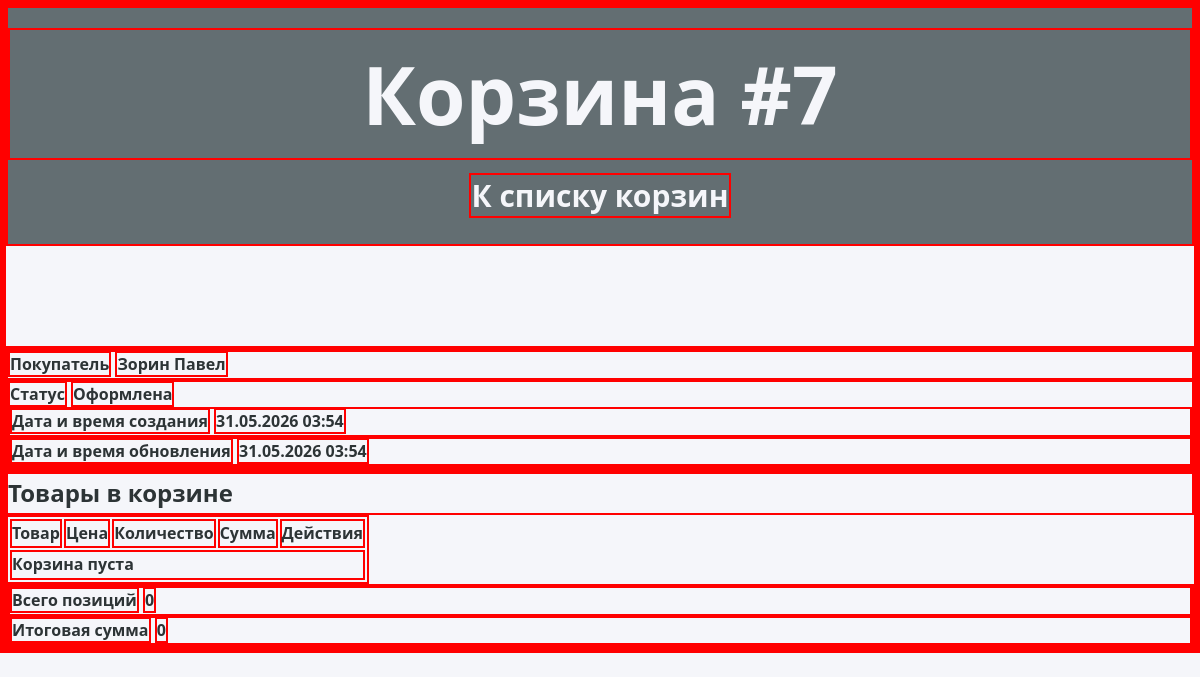
The page /carts/7/ on the database as committed earlier.
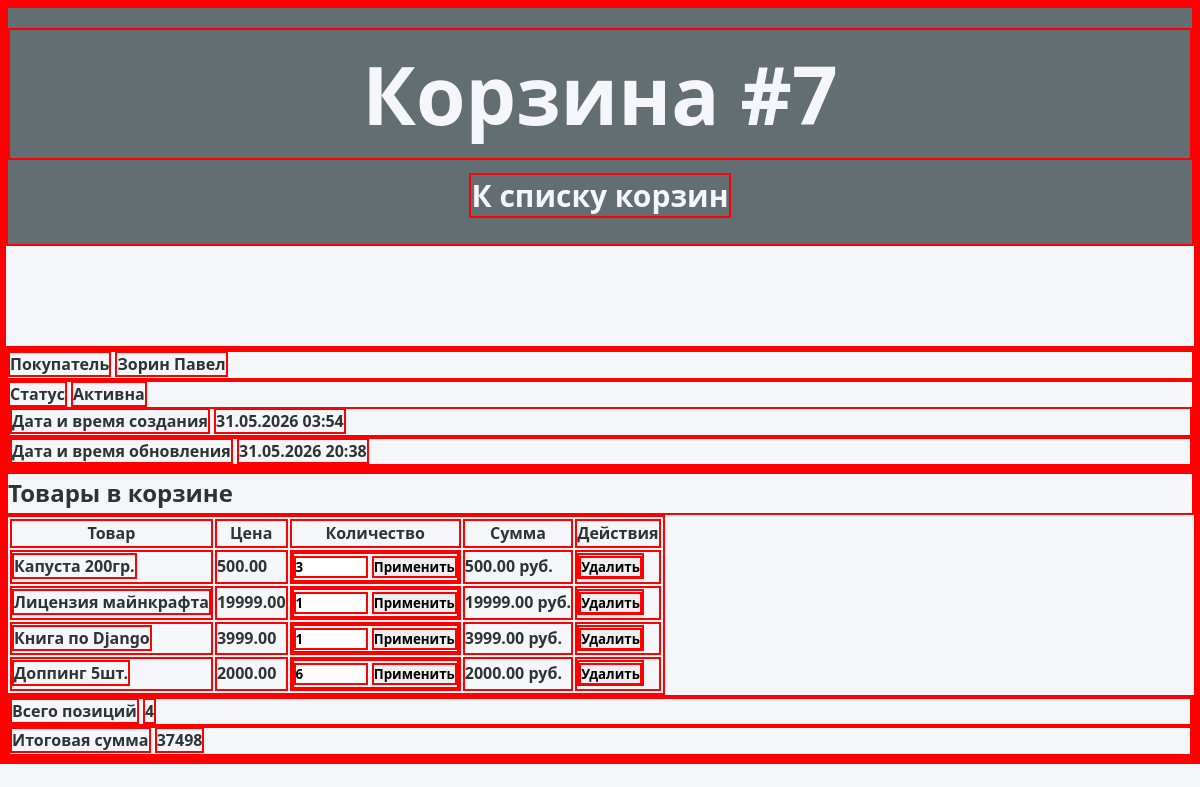
The same page on the database as committed later.
### store/models.py (models this page shows, shortened)
class Carts(models.Model):
    STATUS_CHOICES = (
        ("Active", "Активна"),
        ("Completed", "Оформлена"),
        ("Closed", "Неактивна")
    )
    customer = models.ForeignKey(Customers, on_delete=models.CASCADE, related_name="carts", verbose_name="Покупатель")
    status = models.CharField("Статус", max_length=20, choices=STATUS_CHOICES, default="Active")
    created_at = models.DateTimeField("Дата и время создания", auto_now_add=True)
    updated_at = models.DateTimeField("Дата и время обновления", auto_now=True)
    class Meta:
        verbose_name = "Корзина"
        verbose_name_plural = "Корзины"
        ordering = ["-updated_at", "-created_at"]
        """Строго максимум одна активная корзина на одного пользователя"""
        constraints = [models.UniqueConstraint(
            fields = ['customer'],
            condition=Q(status='active'),
            name='unique_active_cart_per_buyer'
        )]
    def total_price(self):
        result = self.products.aggregate(
            total=Sum(F('product__price') * F('quantity'), output_field=DecimalField())
        )
        return result['total'] or 0

class Customers(models.Model):
    name = models.CharField("Имя покупателя", max_length=100)
    email = models.EmailField("email", unique=True)
    phone = models.CharField("Телефон", max_length=20, blank=True)
    created_at = models.DateTimeField("Дата и время регистрации", auto_now_add=True)
    class Meta:
        verbose_name = "Покупатель"
        verbose_name_plural = "Покупатели"

class CartsProducts(models.Model):
    cart = models.ForeignKey(Carts, on_delete=models.CASCADE, related_name="products", verbose_name="Корзина")
    product = models.ForeignKey(Products, on_delete=models.CASCADE, verbose_name="Товар")
    quantity = models.PositiveIntegerField("Количество", default=1)
    class Meta:
        verbose_name = "Позиция корзины"
        verbose_name_plural = "Позиции"
        unique_together = ("cart", "product") # !!! Корзина и товары должны отображаться уникальные друг по отношению к другу

class Products(models.Model):
    name = models.CharField("Наименование товара", max_length=200)
    price = models.DecimalField("Цена", max_digits=10, decimal_places=2)
    description = models.TextField("Описание", blank=True)
    image = models.URLField("Ссылка на изображение", blank=True, null=True)
    class Meta:
        verbose_name = "Товар"
        verbose_name_plural = "Товары"

### store/views.py (the view, shortened to what this page needs)
# urls.py: path('carts/<int:cart_id>/', views.cart_detail, name='cart_detail'),
def cart_detail(request, cart_id):
    cart = get_object_or_404(
        Carts.objects.select_related('customer').prefetch_related('products__product'),
        id=cart_id
    )
    context = {
        'cart': cart,
        'products': Products.objects.all().order_by('name')
    }
    return render(request, 'carts/cart_detail.html', context)

### store/templates/carts/cart_detail.html (shortened to what this page needs)
{% load static %}
<!DOCTYPE html>
<html lang="en">
<head>
    <link rel="stylesheet" href="{% static 'store/css/cart_detail.css' %}">
</head>
<body>
    <div class="container">
        <div class="heading">
            <h1>Корзина #{{ cart.id }}</h1>
            <a href="{% url 'store:carts_list' %}" class="btn to-carts-btn">К списку корзин</a>
        </div>
    </div>
    <section class="cart-header">
        <div class="info-item">
            <span class="label">Покупатель</span>
            <span class="value">{{ cart.customer.name }}</span>
        </div>
        <div class="info-item">
            <span class="label">Статус</span>
            <span class="value status status-{{ cart.status|lower }}">{{ cart.get_status_display|default:cart.status }}</span>
        <div class="info-item">
            <span class="label">Дата и время создания</span>
            <span class="value">{{ cart.created_at|date:"d.m.Y H:i" }}</span>
        </div>
        <div class="info-item">
            <span class="label">Дата и время обновления</span>
            <span class="value">{{ cart.updated_at|date:"d.m.Y H:i" }}</span>
        </div>
    </section>
    <section class="cart-container">
        <h2>Товары в корзине</h2>
        <table>
            <thead>
                <tr>
                    <th>Товар</th>
                    <th>Цена</th>
                    <th>Количество</th>
                    <th>Сумма</th>
                    <th>Действия</th>
                </tr>
            </thead>
            <tbody>
                {% for item in cart.products.all %}
                <tr>
                    <td>
                        <span class="product-name">{{ item.product.name }}</span>
                    </td>
                    <td>{{ item.product.price|floatformat:2 }}</td>
                    <td>
                        <form method="POST" class="qty-form">
                            <input type="number" name="quantity" value="{{ item.quantity }}" min="1" max="99">
                            <button type="submit" class="btn-sm btn-update">Применить</button>
                        </form>
                    </td>
                    <td class="total-sum">{{ item.product.price|floatformat:2 }} руб.</td>
                    <td>
                        <form method="POST" action="{% url 'store:remove_from_cart' cart.id item.id %}" style="display:inline;">
                            <button type="submit" class="btn-sm btn-remove" onclick="return confirm('Удалить этот товар из корзины?');">
                                Удалить
                            </button>
                        </form>
                    </td>
                </tr>
                {% empty %}
                    <tr class="empty-row"><td colspan="5">Корзина пуста</td></tr>
                {% endfor %}
            </tbody>
        </table>
        <div class="totals">
            <div class="total-product">
                <span class="total-label">Всего позиций</span>
                <span class="total-value">{{ cart.products.count }}</span>
            </div>
            <div class="total-product">
                <span class="total-label">Итоговая сумма</span>
                <span class="total-value">{{ cart.total_price }}</span>
            </div>
        </div>
    </section>
</body>
</html>

### store/static/store/css/cart_detail.css (style rules this page uses)
:root { --primary: #2d3436; --secondary: #636e72; --accent: #0984e3; --light: #f5f6fa; --transition: 0.3s ease; }
* { margin: 0; padding: 0; box-sizing: border-box; font-family: 'Poppins', system-ui, sans-serif; font-weight: 650; border: 2px solid red; }
body { background: var(--light); color: var(--primary); line-height: 1.6; }
.heading { font-size: 40px; text-align: center; padding: 20px 0 20px 0; margin-bottom: 100px; color: var(--light); background-color: var(--secondary); }
.to-carts-btn { color: var(--light); text-decoration: none; font-size: 30px; }

Rows that differ between the two databases and show on the page:
changed Carts "Зорин Павел": status "Оформлена" → "Активна"; updated_at "31.05.2026 03:54" → "31.05.2026 20:38"; products.count "0" → "4"; total_price "0" → "37498"
added CartsProducts: product.name "Капуста 200гр.", product.price "500.00", quantity "3"
added CartsProducts: product.name "Лицензия майнкрафта", product.price "19999.00", quantity "1"
added CartsProducts: product.name "Книга по Django", product.price "3999.00", quantity "1"
added CartsProducts: product.name "Доппинг 5шт.", product.price "2000.00", quantity "6"
Other text that changed with them:
text no longer shown: "Корзина пуста"
